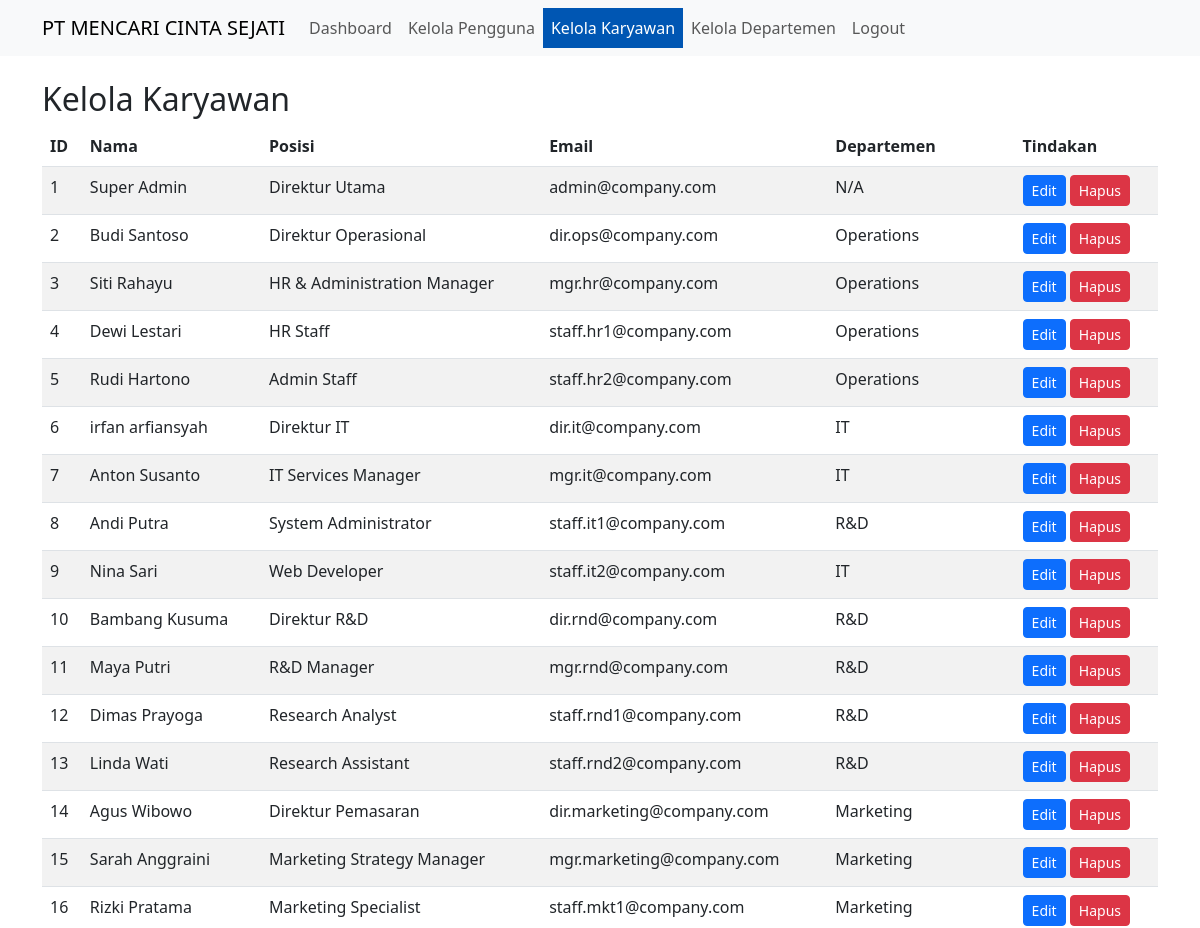
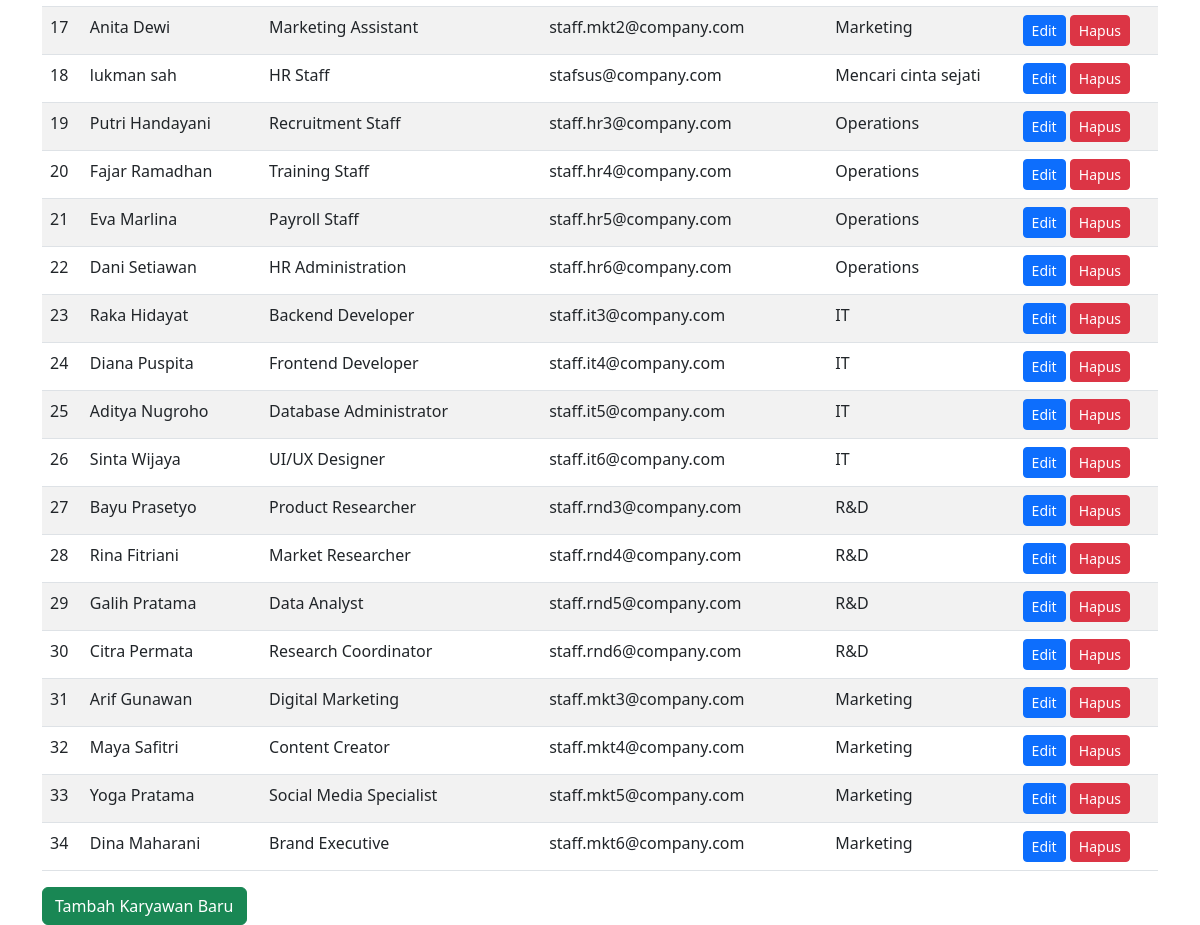
/manage_employees.php (signed in), run on the app's committed database (2 pictures, top to bottom).
### tables this page shows
CREATE TABLE `employees` (
  `employee_id` int(11) NOT NULL,
  `user_id` int(11) DEFAULT NULL,
  `first_name` varchar(50) NOT NULL,
  `last_name` varchar(50) NOT NULL,
  `nik` varchar(20) DEFAULT NULL,
  `birth_date` date DEFAULT NULL,
  `gender` enum('M','F') DEFAULT NULL,
  `address` text DEFAULT NULL,
  `phone` varchar(20) DEFAULT NULL,
  `hire_date` date DEFAULT NULL,
  `position` varchar(100) DEFAULT NULL,
  `salary` decimal(15,2) DEFAULT NULL,
  `created_at` timestamp NOT NULL DEFAULT current_timestamp(),
  `updated_at` timestamp NOT NULL DEFAULT current_timestamp() ON UPDATE current_timestamp()
);

CREATE TABLE `users` (
  `user_id` int(11) NOT NULL,
  `username` varchar(50) NOT NULL,
  `password` varchar(255) NOT NULL,
  `email` varchar(100) NOT NULL,
  `role_id` int(11) DEFAULT NULL,
  `department_id` int(11) DEFAULT NULL,
  `manager_id` int(11) DEFAULT NULL,
  `is_active` tinyint(1) DEFAULT 1,
  `last_login` datetime DEFAULT NULL,
  `created_at` timestamp NOT NULL DEFAULT current_timestamp(),
  `updated_at` timestamp NOT NULL DEFAULT current_timestamp() ON UPDATE current_timestamp()
);

CREATE TABLE `departments` (
  `department_id` int(11) NOT NULL,
  `department_name` varchar(100) NOT NULL,
  `director_id` int(11) DEFAULT NULL,
  `created_at` timestamp NOT NULL DEFAULT current_timestamp(),
  `updated_at` timestamp NOT NULL DEFAULT current_timestamp() ON UPDATE current_timestamp()
);

### manage_employees.php (the view, shortened to what this page needs)
<?php
require_once 'db_connection.php';
$sql = "SELECT e.employee_id, e.first_name, e.last_name, e.position, u.email, d.department_name
      FROM employees e
      JOIN users u ON e.user_id = u.user_id
      LEFT JOIN departments d ON u.department_id = d.department_id";
$result = $conn->query($sql);
$content = '
<h2>Kelola Karyawan</h2>
<table class="table table-striped">
  <thead>
      <tr>
          <th>ID</th>
          <th>Nama</th>
          <th>Posisi</th>
          <th>Email</th>
          <th>Departemen</th>
          <th>Tindakan</th>
      </tr>
  </thead>
  <tbody>
';
while ($row = $result->fetch_assoc()) {
  $content .= '
      <tr>
          <td>' . $row['employee_id'] . '</td>
          <td>' . $row['first_name'] . ' ' . $row['last_name'] . '</td>
          <td>' . $row['position'] . '</td>
          <td>' . $row['email'] . '</td>
          <td>' . ($row['department_name'] ?? 'N/A') . '</td>
          <td>
              <a href="edit_employee.php?id=' . $row['employee_id'] . '" class="btn btn-sm btn-primary">Edit</a>
              <a href="delete_employee.php?id=' . $row['employee_id'] . '" class="btn btn-sm btn-danger" onclick="return confirm(\'Apakah Anda yakin ingin menghapus karyawan ini?\')">Hapus</a>
          </td>
      </tr>
  ';
}
$content .= '
  </tbody>
</table>
<a href="add_employee.php" class="btn btn-success">Tambah Karyawan Baru</a>
';
include 'layout.php';
?>

### layout.php (shortened to what this page needs)
<!DOCTYPE html>
<html lang="id">
<head>
    <link href="https://cdn.jsdelivr.net/npm/bootstrap@5.3.0-alpha1/dist/css/bootstrap.min.css" rel="stylesheet">
</head>
<body>
    <nav class="navbar navbar-expand-lg navbar-light bg-light">
        <div class="container">
            <a class="navbar-brand" href="index.php">PT MENCARI CINTA SEJATI</a>
            <div class="collapse navbar-collapse" id="navbarNav">
                <ul class="navbar-nav">
                    <?php if (isset($_SESSION['user_id'])): ?>
                        <?php if ($_SESSION['role_id'] == 1): ?>
                            <li class="nav-item">
                                <a class="nav-link <?php echo basename($_SERVER['PHP_SELF']) == 'super_admin_dashboard.php' ? 'active' : ''; ?>" href="super_admin_dashboard.php">Dashboard</a>
                            </li>
                            <li class="nav-item">
                                <a class="nav-link <?php echo basename($_SERVER['PHP_SELF']) == 'manage_users.php' ? 'active' : ''; ?>" href="manage_users.php">Kelola Pengguna</a>
                            </li>
                            <li class="nav-item">
                                <a class="nav-link <?php echo basename($_SERVER['PHP_SELF']) == 'manage_employees.php' ? 'active' : ''; ?>" href="manage_employees.php">Kelola Karyawan</a>
                            </li>
                            <li class="nav-item">
                                <a class="nav-link <?php echo basename($_SERVER['PHP_SELF']) == 'manage_departments.php' ? 'active' : ''; ?>" href="manage_departments.php">Kelola Departemen</a>
                            </li>
                        <?php endif; ?>
                        <li class="nav-item">
                            <a class="nav-link" href="logout.php">Logout</a>
                        </li>
                    <?php else: ?>
                        <li class="nav-item">
                            <a class="nav-link" href="login.php">Login</a>
                        </li>
                    <?php endif; ?>
                </ul>
            </div>
        </div>
    </nav>
    <div class="container mt-4">
        <?php echo $content; ?>
    </div>
</body>
</html>

### layout.php (style rules this page uses)
.navbar-nav .nav-link.active { background-color: #0056b3; color: #ffffff; }

### data on the page
employees: employee_id "1", first_name "Super", last_name "Admin", position "Direktur Utama", user.email "admin@company.com", department_name "N/A"
employees: employee_id "2", first_name "Budi", last_name "Santoso", position "Direktur Operasional", user.email "dir.ops@company.com", departments.department_name "Operations"
employees: employee_id "3", first_name "Siti", last_name "Rahayu", position "HR & Administration Manager", user.email "mgr.hr@company.com", departments.department_name "Operations"
employees: employee_id "4", first_name "Dewi", last_name "Lestari", position "HR Staff", user.email "staff.hr1@company.com", departments.department_name "Operations"
employees: employee_id "5", first_name "Rudi", last_name "Hartono", position "Admin Staff", user.email "staff.hr2@company.com", departments.department_name "Operations"
employees: employee_id "6", first_name "irfan", last_name "arfiansyah", position "Direktur IT", user.email "dir.it@company.com", departments.department_name "IT"
employees: employee_id "7", first_name "Anton", last_name "Susanto", position "IT Services Manager", user.email "mgr.it@company.com", departments.department_name "IT"
employees: employee_id "8", first_name "Andi", last_name "Putra", position "System Administrator", user.email "staff.it1@company.com", departments.department_name "R&D"
employees: employee_id "9", first_name "Nina", last_name "Sari", position "Web Developer", user.email "staff.it2@company.com", departments.department_name "IT"
employees: employee_id "10", first_name "Bambang", last_name "Kusuma", position "Direktur R&D", user.email "dir.rnd@company.com", departments.department_name "R&D"
employees: employee_id "11", first_name "Maya", last_name "Putri", position "R&D Manager", user.email "mgr.rnd@company.com", departments.department_name "R&D"
employees: employee_id "12", first_name "Dimas", last_name "Prayoga", position "Research Analyst", user.email "staff.rnd1@company.com", departments.department_name "R&D"
employees: employee_id "13", first_name "Linda", last_name "Wati", position "Research Assistant", user.email "staff.rnd2@company.com", departments.department_name "R&D"
employees: employee_id "14", first_name "Agus", last_name "Wibowo", position "Direktur Pemasaran", user.email "dir.marketing@company.com", departments.department_name "Marketing"
employees: employee_id "15", first_name "Sarah", last_name "Anggraini", position "Marketing Strategy Manager", user.email "mgr.marketing@company.com", departments.department_name "Marketing"
employees: employee_id "16", first_name "Rizki", last_name "Pratama", position "Marketing Specialist", user.email "staff.mkt1@company.com", departments.department_name "Marketing"
employees: employee_id "17", first_name "Anita", last_name "Dewi", position "Marketing Assistant", user.email "staff.mkt2@company.com", departments.department_name "Marketing"
employees: employee_id "18", first_name "lukman", last_name "sah", position "HR Staff", user.email "stafsus@company.com", departments.department_name "Mencari cinta sejati"
employees: employee_id "19", first_name "Putri", last_name "Handayani", position "Recruitment Staff", user.email "staff.hr3@company.com", departments.department_name "Operations"
employees: employee_id "20", first_name "Fajar", last_name "Ramadhan", position "Training Staff", user.email "staff.hr4@company.com", departments.department_name "Operations"
employees: employee_id "21", first_name "Eva", last_name "Marlina", position "Payroll Staff", user.email "staff.hr5@company.com", departments.department_name "Operations"
employees: employee_id "22", first_name "Dani", last_name "Setiawan", position "HR Administration", user.email "staff.hr6@company.com", departments.department_name "Operations"
employees: employee_id "23", first_name "Raka", last_name "Hidayat", position "Backend Developer", user.email "staff.it3@company.com", departments.department_name "IT"
employees: employee_id "24", first_name "Diana", last_name "Puspita", position "Frontend Developer", user.email "staff.it4@company.com", departments.department_name "IT"
employees: employee_id "25", first_name "Aditya", last_name "Nugroho", position "Database Administrator", user.email "staff.it5@company.com", departments.department_name "IT"
employees: employee_id "26", first_name "Sinta", last_name "Wijaya", position "UI/UX Designer", user.email "staff.it6@company.com", departments.department_name "IT"
employees: employee_id "27", first_name "Bayu", last_name "Prasetyo", position "Product Researcher", user.email "staff.rnd3@company.com", departments.department_name "R&D"
employees: employee_id "28", first_name "Rina", last_name "Fitriani", position "Market Researcher", user.email "staff.rnd4@company.com", departments.department_name "R&D"
employees: employee_id "29", first_name "Galih", last_name "Pratama", position "Data Analyst", user.email "staff.rnd5@company.com", departments.department_name "R&D"
employees: employee_id "30", first_name "Citra", last_name "Permata", position "Research Coordinator", user.email "staff.rnd6@company.com", departments.department_name "R&D"
employees: employee_id "31", first_name "Arif", last_name "Gunawan", position "Digital Marketing", user.email "staff.mkt3@company.com", departments.department_name "Marketing"
employees: employee_id "32", first_name "Maya", last_name "Safitri", position "Content Creator", user.email "staff.mkt4@company.com", departments.department_name "Marketing"
employees: employee_id "33", first_name "Yoga", last_name "Pratama", position "Social Media Specialist", user.email "staff.mkt5@company.com", departments.department_name "Marketing"
employees: employee_id "34", first_name "Dina", last_name "Maharani", position "Brand Executive", user.email "staff.mkt6@company.com", departments.department_name "Marketing"
